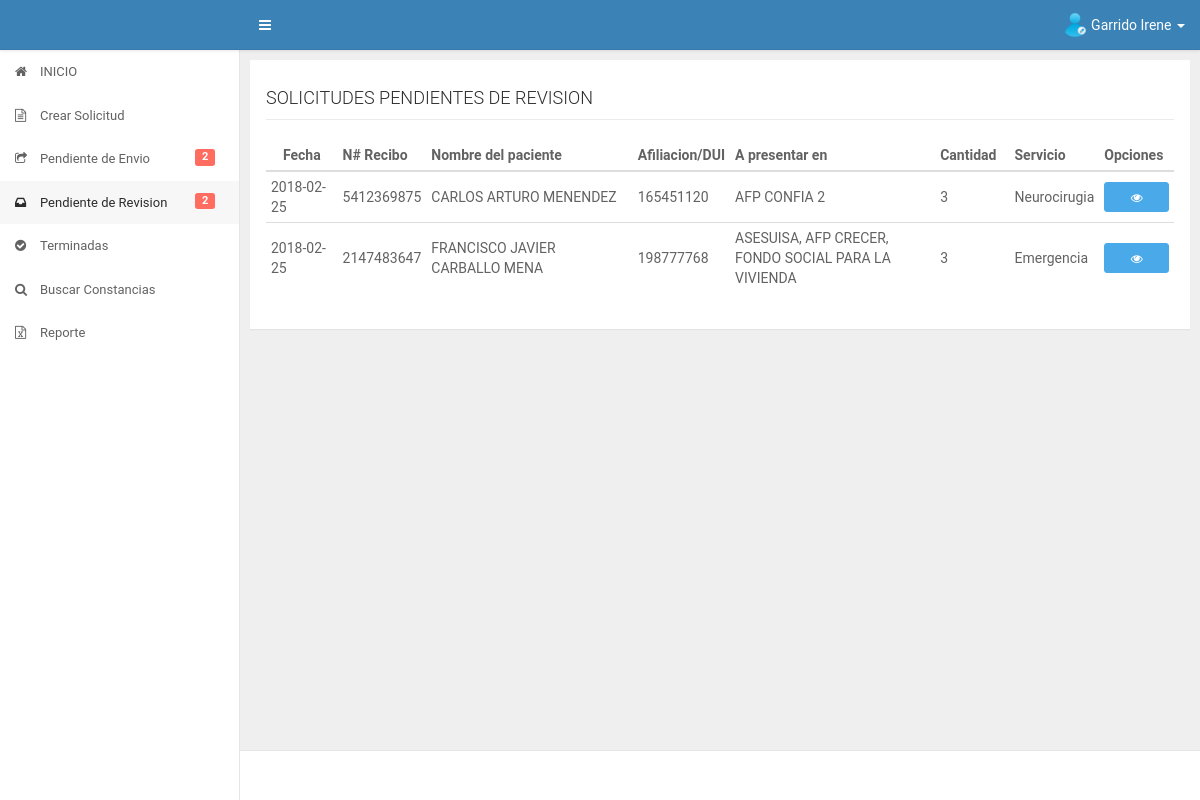
Screenshot of /app/secretaria/pendienterevision.php (signed in) with the database file from the repository.
### tables this page shows
CREATE TABLE IF NOT EXISTS `datos_iniciales` (
  `id_datos` int(11) NOT NULL AUTO_INCREMENT,
  `fecha` date DEFAULT NULL,
  `numero_recibo` varchar(50) DEFAULT NULL,
  `afiliacion_dui` varchar(30) DEFAULT NULL,
  `nombre_paciente` varchar(300) DEFAULT NULL,
  `destinos` varchar(2000) DEFAULT NULL,
  `id_servicio` int(11) DEFAULT NULL,
  `cantidad` int(11) DEFAULT NULL,
  `fecha_presentado` date DEFAULT NULL,
  `fecha_cancelado` date DEFAULT NULL,
  `precio` float DEFAULT NULL,
  `id_estado` int(11) DEFAULT NULL,
  `id_trabajador` int(11) DEFAULT NULL,
  `fecha_recibido_revision` date DEFAULT NULL,
  `fecha_autorizacion_direccion` date DEFAULT NULL,
  PRIMARY KEY (`id_datos`),
  KEY `FK_diservicio` (`id_servicio`),
  KEY `FK_diestado` (`id_estado`),
  KEY `FK_datos_iniciales_usuario` (`id_trabajador`),
  CONSTRAINT `FK_datos_iniciales_usuario` FOREIGN KEY (`id_trabajador`) REFERENCES `usuario` (`id_user`),
  CONSTRAINT `FK_diestado` FOREIGN KEY (`id_estado`) REFERENCES `estado` (`id_estado`),
  CONSTRAINT `FK_diservicio` FOREIGN KEY (`id_servicio`) REFERENCES `servicios` (`id_servicio`)
);

CREATE TABLE IF NOT EXISTS `servicios` (
  `id_servicio` int(11) NOT NULL AUTO_INCREMENT,
  `nombre_servicio` varchar(200) DEFAULT NULL,
  PRIMARY KEY (`id_servicio`)
);

### app/secretaria/pendienterevision.php (the view, shortened to what this page needs)
<?php
    include("../core/header.php");
    include("../core/aside.php");
    include("../../config/database.php");
    $sqlpendientes = "SELECT datos_iniciales.id_datos,datos_iniciales.fecha,datos_iniciales.numero_recibo,datos_iniciales.afiliacion_dui,datos_iniciales.nombre_paciente,datos_iniciales.destinos,datos_iniciales.cantidad,servicios.nombre_servicio FROM datos_iniciales INNER JOIN servicios ON datos_iniciales.id_servicio=servicios.id_servicio WHERE datos_iniciales.id_estado=4 ORDER BY datos_iniciales.id_datos";
    if($stmt = $conn->prepare($sqlpendientes)){
    	$stmt -> execute();
    	$stmt -> store_result();
    	$rows = $stmt->num_rows;
    	$stmt -> bind_result($id_datos,$fechacreacion,$nrecibo,$afiliacion,$nombrepaciente,$destinos,$cantidad,$servicio);
    }
?>
<div id="content" class="ui-content ui-content-aside-overlay">
    <div class="ui-content-body">
        <div class="ui-container">
            <div class="row">
                <div class="col-md-12 col-lg-12">
                    <div class="panel">
                        <div class="panel-body">
                            <div id="titulo">
                            	<h4>SOLICITUDES PENDIENTES DE REVISION</h4>
                            </div>
                            <div id="contenido" class="table-responsive">
                            	<table class="table table-hover table-condensed" id="mitable">
                                    <thead class="thead-inverse">
                                        <tr>
                                            <th class="col-md-1 text-center">Fecha</th>
                                            <th class="col-md-1">N# Recibo</th>
                                            <th class="col-md-3">Nombre del paciente</th>
                                            <th class="col-md-1">Afiliacion/DUI</th>
                                            <th class="col-md-3">A presentar en</th>
                                            <th class="col-md-1">Cantidad</th>
                                            <th class="col-md-1">Servicio</th>
                          					<th class="col-md-1">Opciones</th>
                                        </tr>
                                    </thead>
                                    <tbody>
                                    <?php
                                    	if($rows>0){
                                    		while ($stmt->fetch()) {
                                    ?>
                                    	<tr>
                                    		<td><?php echo $fechacreacion; ?></td>
                                    		<td><?php echo $nrecibo; ?></td>
                                    		<td><?php echo $nombrepaciente; ?></td>
                                    		<td><?php echo $afiliacion; ?></td>
                                    		<td><?php echo $destinos; ?></td>
                                    		<td><?php echo $cantidad; ?></td>
                                    		<td><?php echo $servicio; ?></td>
                                    		<td><a href="infosolicitud.php?con=<?php echo $id_datos ?>" class="btn btn-info btn-sm btn-block vertrabajador"  data-placement="left" data-solicitud="<?php echo $id_datos ?>" data-toggle="tooltip" data-placement="left" title="Revisar"><i class="fa fa-eye"></i></a></td>
                                    	</tr>
                                    <?php
                                    		}
                                    	}
                                    ?>
                                    </tbody>
                                </table>
                            </div>
                        </div>
                    </div>
                </div>
            </div>
        </div>
    </div>
</div>
<?php
    include("../core/footer.php");
 ?>

### assets/css/main.css (style rules this page uses)
.row { margin-right: -5px; margin-left: -5px; }
.ui-content-body .row > [class^="col-"], .ui-content-body .row > [class*="col-"] { padding-left: 5px; padding-right: 5px; }
.panel { margin-bottom: 10px; -webkit-border-radius: 0; border-radius: 0; }
.panel { position: relative; }
.ui-content { width: 100%; height: 100%; margin-left: 0; -webkit-transition: margin-left .3s; transition: margin-left .3s; }
.ui-content::before, .ui-content::after { display: table; content: " "; }
.ui-content::after { clear: both; }
.ui-content-body { float: left; width: 100%; margin-bottom: 40px; padding: 10px; }
@media (min-width: 768px) { .ui-content { width: auto; margin-left: 240px; -webkit-transition: all .299s; transition: all .299s; } }
@media (min-width: 1200px) { .ui-content.ui-content-aside-overlay .ui-container { margin-right: 0; } }
@media (min-width: 1200px) { .ui-container { margin-right: 0; -webkit-transition: margin-right .3s; transition: margin-right .3s; } }
html, body { width: 100%; height: 100%; }
body { font-size: 14px; color: #626262; background-color: #EFEFEF; -webkit-font-smoothing: antialiased; line-height: 1.5; letter-spacing: 0; overflow-x: hidden; }
h1, h2, h3, h4, h5, h6 { font-weight: 300; line-height: 1.3; color: #2c2c2c; }
h4, .h4 { font-size: 18px; }
a { color: inherit; }
.table thead tr th, .table tbody tr td, .table tbody tr td * { vertical-align: middle; }
.btn { background-color: transparent; color: inherit; }
.btn-info { color: #ffffff; background-color: #4aa9e9; border-color: #4aa9e9; }

### assets/css/style.css (style rules this page uses)
body { font-family: 'Roboto', sans-serif; }
#titulo { border-bottom: 1px solid #eaeaea; }
#contenido { margin-top: 20px; }

### rows the page displays
datos_iniciales: fecha "2018-02-25", numero_recibo "5412369875", nombre_paciente "CARLOS ARTURO MENENDEZ", afiliacion_dui "165451120", destinos "AFP CONFIA 2", cantidad "3", id_servicio.nombre_servicio "Neurocirugia"
datos_iniciales: fecha "2018-02-25", numero_recibo "2147483647", nombre_paciente "FRANCISCO JAVIER CARBALLO MENA", afiliacion_dui "198777768", destinos "ASESUISA, AFP CRECER, FONDO SOCIAL PARA LA VIVIENDA", cantidad "3", id_servicio.nombre_servicio "Emergencia"

### other values shown
$_SESSION['nombre'] "Garrido Irene"
$mispendientes "2"
$mispendientesrev "2"
